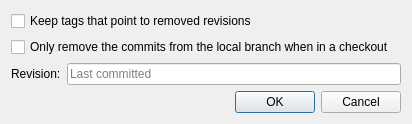
<?xml version="1.0" encoding="UTF-8"?>
<ui version="4.0">
 <class>Bazaar::Internal::UnCommitDialog</class>
 <widget class="QDialog" name="Bazaar::Internal::UnCommitDialog">
  <property name="geometry">
   <rect>
    <x>0</x>
    <y>0</y>
    <width>412</width>
    <height>124</height>
   </rect>
  </property>
  <property name="windowTitle">
   <string>Uncommit</string>
  </property>
  <layout class="QFormLayout" name="formLayout">
   <item row="0" column="0" colspan="2">
    <widget class="QCheckBox" name="keepTagsCheckBox">
     <property name="toolTip">
      <string/>
     </property>
     <property name="text">
      <string>Keep tags that point to removed revisions</string>
     </property>
    </widget>
   </item>
   <item row="1" column="0" colspan="2">
    <widget class="QCheckBox" name="localCheckBox">
     <property name="text">
      <string>Only remove the commits from the local branch when in a checkout</string>
     </property>
    </widget>
   </item>
   <item row="2" column="0">
    <widget class="QLabel" name="revisionLabel">
     <property name="text">
      <string>Revision:</string>
     </property>
    </widget>
   </item>
   <item row="2" column="1">
    <widget class="QLineEdit" name="revisionLineEdit">
     <property name="toolTip">
      <string>If a revision is specified, uncommits revisions to leave the branch at the specified revision.
For example, &quot;Revision: 15&quot; will leave the branch at revision 15.</string>
     </property>
     <property name="placeholderText">
      <string>Last committed</string>
     </property>
    </widget>
   </item>
   <item row="3" column="1">
    <widget class="QDialogButtonBox" name="buttonBox">
     <property name="orientation">
      <enum>Qt::Horizontal</enum>
     </property>
     <property name="standardButtons">
      <set>QDialogButtonBox::Cancel|QDialogButtonBox::Ok</set>
     </property>
    </widget>
   </item>
  </layout>
  <zorder>buttonBox</zorder>
  <zorder>revisionLabel</zorder>
  <zorder>revisionLineEdit</zorder>
  <zorder>keepTagsCheckBox</zorder>
  <zorder>localCheckBox</zorder>
 </widget>
 <resources/>
 <connections>
  <connection>
   <sender>buttonBox</sender>
   <signal>accepted()</signal>
   <receiver>Bazaar::Internal::UnCommitDialog</receiver>
   <slot>accept()</slot>
   <hints>
    <hint type="sourcelabel">
     <x>248</x>
     <y>254</y>
    </hint>
    <hint type="destinationlabel">
     <x>157</x>
     <y>274</y>
    </hint>
   </hints>
  </connection>
  <connection>
   <sender>buttonBox</sender>
   <signal>rejected()</signal>
   <receiver>Bazaar::Internal::UnCommitDialog</receiver>
   <slot>reject()</slot>
   <hints>
    <hint type="sourcelabel">
     <x>316</x>
     <y>260</y>
    </hint>
    <hint type="destinationlabel">
     <x>286</x>
     <y>274</y>
    </hint>
   </hints>
  </connection>
 </connections>
</ui>
